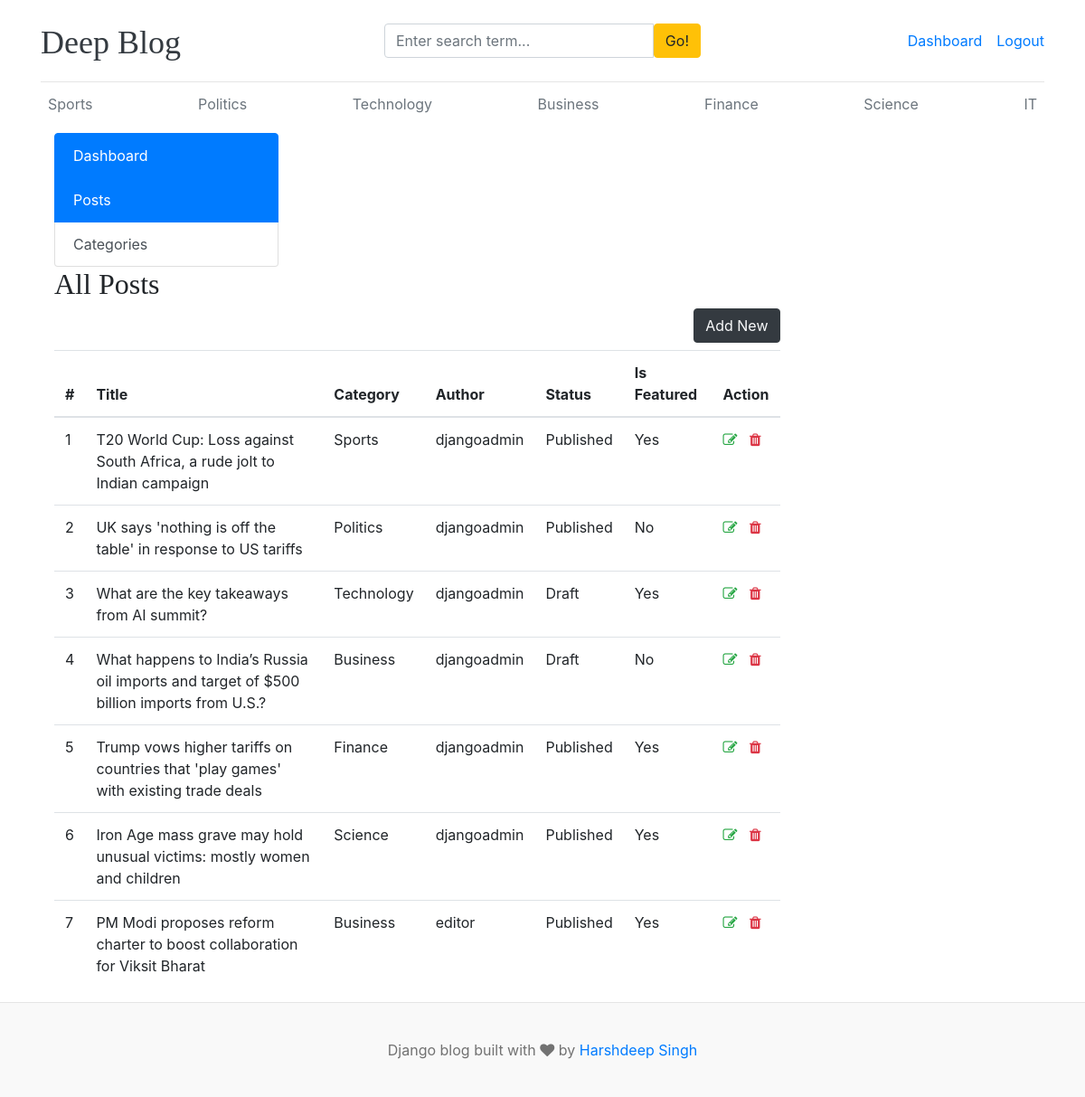
The page /dashboard/posts/ (signed in) on the database its author committed.
### blogs/models.py (models this page shows, shortened)
class Category(models.Model):
    name = models.CharField(max_length=100, unique=True)
    created_at = models.DateTimeField(auto_now_add=True)
    updated_at = models.DateTimeField(auto_now=True)
    class Meta:
        verbose_name = 'Category'
        verbose_name_plural = 'Categories'
    def __str__(self):
        return self.name

class Blog(models.Model):
    title = models.CharField(max_length=200)
    slug = models.SlugField(max_length=150, unique=True, blank=True)
    category = models.ForeignKey(Category, on_delete=models.CASCADE)
    author = models.ForeignKey(User, on_delete=models.CASCADE)
    featured_image = models.ImageField(upload_to='blogs/featured_images/%Y/%m/%d/')
    short_description = models.TextField(max_length=500)
    blog_body = models.TextField(max_length=10000)
    status = models.CharField(max_length=20, choices=STATUS_CHOICES, default="Draft")
    is_featured = models.BooleanField(default=False)
    created_at = models.DateTimeField(auto_now_add=True)
    updated_at = models.DateTimeField(auto_now=True)

### dashboard/views.py (the view)
# urls.py: path('posts/', views.posts, name='posts'),
@login_required(login_url='login')
def posts(request):
    posts = Blog.objects.all()
    context = {
        'posts': posts,
    }
    return render(request, 'dashboard/posts.html', context)

### blogs/context_processors.py (called while the page is built)
def get_all_categories(request):
    categories = Category.objects.all()
    return dict(categories=categories)

def get_social_links(request):
    social_links = SocialLink.objects.all()
    return dict(social_links=social_links)

### templates/dashboard/posts.html (shortened to what this page needs)
{% extends 'base.html' %}
{% block content %}
{% include 'dashboard/sidebar.html' %}
<div class="col-md-9">
    <h2>All Posts</h2>
    <a href="{% url 'add_post' %}" class="btn btn-dark text-light float-right mb-2">Add New</a>
    <table class="table table-hover">
        <thead>
            <tr>
                <th>#</th>
                <th>Title</th>
                <th>Category</th>
                <th>Author</th>
                <th>Status</th>
                <th>Is Featured</th>
                <th>Action</th>
            </tr>
        </thead>
        <tbody>
            {% for post in posts %}
            <tr>
                <td>{{ forloop.counter }}</td>
                <td>{{ post.title }}</td>
                <td>{{ post.category }}</td>
                <td>{{ post.author }}</td>
                <td>{{ post.status }}</td>
                <td>{% if post.is_featured %}Yes{% else %}No{% endif %}</td>
                <td>
                    <a href="{% url 'edit_post' post.id %}"><i class="fa fa-edit text-success"></i></a>
                    <a href="{% url 'delete_post' post.id %}"><i class="fa fa-trash text-danger"></i></a>
                </td>
            </tr>
            {% endfor %}
        </tbody>
    </table>
</div>
</div>
{% endblock %}

### templates/base.html (shortened to what this page needs)
{% load static %}
<!DOCTYPE html>
<html lang="en">
<head>
    <link href="https://getbootstrap.com/docs/4.0/dist/css/bootstrap.min.css" rel="stylesheet">
    <link href="{% static 'css/blog.css' %}" rel="stylesheet">
    <link rel="stylesheet" href="https://cdnjs.cloudflare.com/ajax/libs/font-awesome/4.7.0/css/font-awesome.min.css">
</head>
<body>
    <div class="container">
        <header class="blog-header py-3">
            <div class="row flex-nowrap justify-content-between align-items-center">
                <div class="col-4 pt-1">
                    <a class="blog-header-logo text-dark" href="/">Deep Blog</a>
                </div>
                <div class="col-4">
                    <form action="{% url 'search' %}" method="get">
                        <div class="input-group">
                        <input class="form-control" type="text" placeholder="Enter search term..." aria-label="Enter search term..." aria-describedby="button-search" name="keyword" />
                        <button type="submit" class="btn btn-warning" id="button-search">Go!</button>
                    </div>
                    </form>
                </div>
                <div class="col-4 d-flex justify-content-end align-items-center">
                    {% if not user.is_authenticated %}
                    <a class="btn btn-sm btn-warning" href="{% url 'login' %}">Sign in</a> &nbsp;
                    <a class="btn btn-sm btn-outline-secondary" href="{% url 'register' %}">Register</a>
                    {% else %}
                    <span><a href="{% url 'dashboard' %}">Dashboard</a></span>
                    <span><a href="{% url 'logout' %}"> Logout </a></span>
                    {% endif %}
                </div>
            </div>
        </header>
        <div class="nav-scroller py-1 mb-2">
            <nav class="nav d-flex justify-content-between">
                {% for category in categories %}
                <a class="p-2 text-muted" href="{% url 'posts_by_category' category.id %}">{{ category.name }}</a>
                {% endfor %}
            </nav>
        </div>
{% block content %}
{% endblock %}
  <footer class="blog-footer">
        <p>Django blog built with <i class="fa fa-heart"></i> by <a href="#">Harshdeep Singh</a></p>
    </footer>

### static/css/blog.css (style rules this page uses)
.blog-header { border-bottom: 1px solid #e5e5e5; }
.blog-header-logo { font-family: "Playfair Display", Georgia, "Times New Roman", serif; font-size: 2.25rem; }
h1, h2, h3, h4, h5, h6 { font-family: "Playfair Display", Georgia, "Times New Roman", serif; }
.blog-footer { padding: 2.5rem 0; color: #727272; text-align: center; background-color: #f9f9f9; border-top: .05rem solid #e5e5e5; }
.blog-footer p:last-child { margin-bottom: 0; }

### rows shown on the page
Category: name "Sports"
Category: name "Politics"
Category: name "Technology"
Category: name "Business"
Category: name "Finance"
Category: name "Science"
Category: name "IT"
Blog: title "T20 World Cup: Loss against South Africa, a rude jolt to Indian campaign", category "Sports", author "djangoadmin", status "Published", is_featured "Yes"
Blog: title "UK says 'nothing is off the table' in response to US tariffs", category "Politics", author "djangoadmin", status "Published", is_featured "No"
Blog: title "What are the key takeaways from AI summit?", category "Technology", author "djangoadmin", status "Draft", is_featured "Yes"
Blog: title "What happens to India’s Russia oil imports and target of $500 billion imports from U.S.?", category "Business", author "djangoadmin", status "Draft", is_featured "No"
Blog: title "Trump vows higher tariffs on countries that 'play games' with existing trade deals", category "Finance", author "djangoadmin", status "Published", is_featured "Yes"
Blog: title "Iron Age mass grave may hold unusual victims: mostly women and children", category "Science", author "djangoadmin", status "Published", is_featured "Yes"
Blog: title "PM Modi proposes reform charter to boost collaboration for Viksit Bharat", category "Business", author "editor", status "Published", is_featured "Yes"
